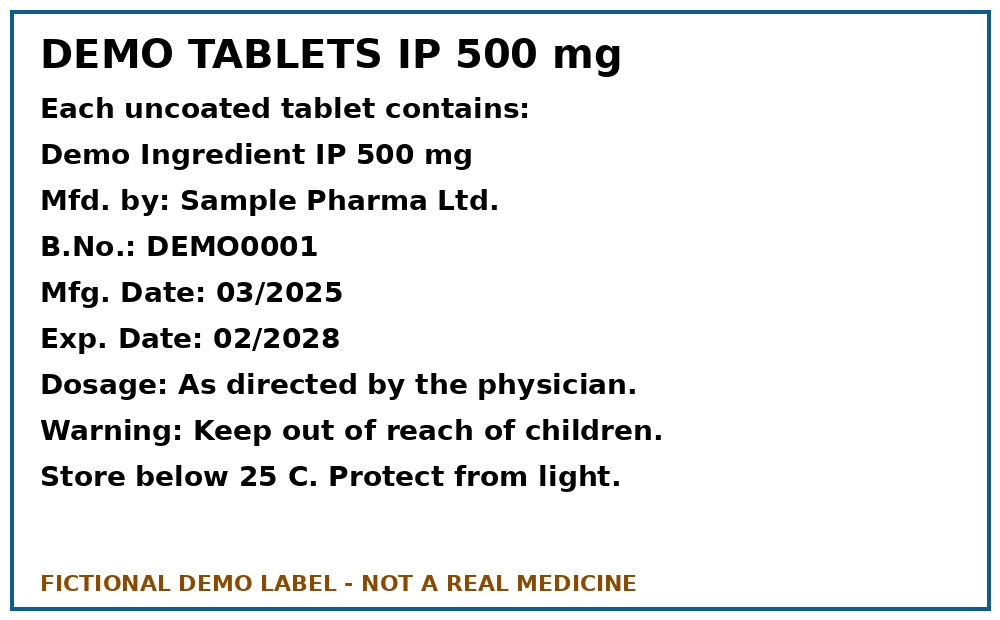
#> input picture tests/samples/sample-clear.png, 1000 x 620 px, found by its file name
$ python make_variants.py out.png
#> lines starting #> are read from the running program, lines starting #| are printed output that depends on the picture
"""Create degraded versions of the demo label and dump raw RGBA for the Node evaluator."""
import json, os, sys
import numpy as np
from PIL import Image, ImageFilter
out = sys.argv[1]; os.makedirs(out, exist_ok=True)
src = Image.open('tests/samples/sample-clear.png').convert('RGB')
#> src is the input picture: PIL image 1000x620 RGB; mean R, G, B 232.5, 233.6, 234.1
rng = np.random.default_rng(42)  # fixed seed -> reproducible

def arr(im): return np.asarray(im).astype(np.float32)
def img(a): return Image.fromarray(np.clip(a, 0, 255).astype(np.uint8))
def lowcontrast(im): return img(110 + arr(im) * (60 / 255))
def shaded(im):
    a = arr(im); w = a.shape[1]; g = np.linspace(1.0, 0.30, w)[None, :, None]; return img(a * g)
def noisy(im): return img(arr(im) + rng.normal(0, 45, arr(im).shape))
def blur(im): return im.filter(ImageFilter.GaussianBlur(2.2))
def small(im): return im.resize((int(im.width * .4), int(im.height * .4)), Image.BILINEAR)
def noisy_mild(im): return img(arr(im) + rng.normal(0, 22, arr(im).shape))
def shaded_hard(im):
    a = arr(im); g = np.linspace(1.0, 0.12, a.shape[1])[None, :, None]; return img(a * g)
def small25(im): return im.resize((int(im.width * .25), int(im.height * .25)), Image.BILINEAR)
def small30_blur(im): return blur(im.resize((int(im.width * .3), int(im.height * .3)), Image.BILINEAR)).filter(ImageFilter.GaussianBlur(0.6))
def combo(im):  # readable-but-hard: half size, soft blur, uneven light, mild noise (grey, not colour speckle)
    a = arr(small(im).filter(ImageFilter.GaussianBlur(0.8)).resize((500, 310), Image.BILINEAR))
    a = a * np.linspace(1.0, 0.45, a.shape[1])[None, :, None]
    n = rng.normal(0, 18, a.shape[:2])[:, :, None]
    return img(a * 0.75 + 40 + n)
V = {'clean': lambda im: im, 'lowcontrast': lowcontrast, 'shaded': shaded, 'noisy': noisy, 'blur': blur, 'small': small, 'small25': small25, 'small30_blur': small30_blur, 'shaded_hard': shaded_hard, 'noisy_mild': noisy_mild, 'combo': combo}
for name, f in V.items():
    im = f(src).convert('RGBA'); w, h = im.size
    open(f'{out}/{name}.rgba', 'wb').write(im.tobytes())
    json.dump({'w': w, 'h': h}, open(f'{out}/{name}.json', 'w'))
#> this loop made 11 passes
#> pass 2, `im = f(src).convert('RGBA')`:
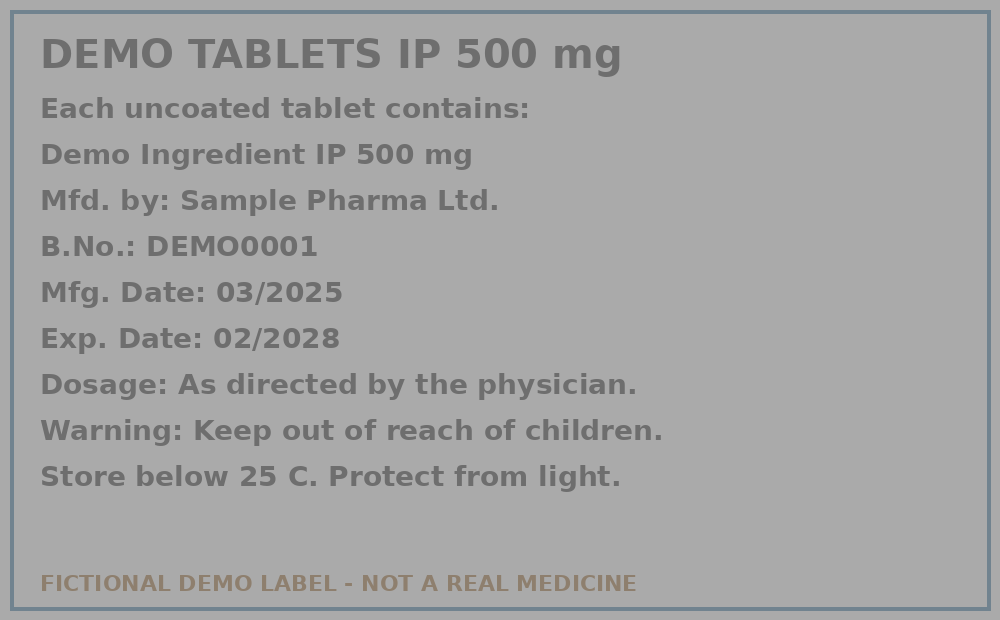
#> im: PIL image 1000x620 RGBA; mean R, G, B, A 164.7, 164.9, 165.1, 255
#> pass 3, `im = f(src).convert('RGBA')`:
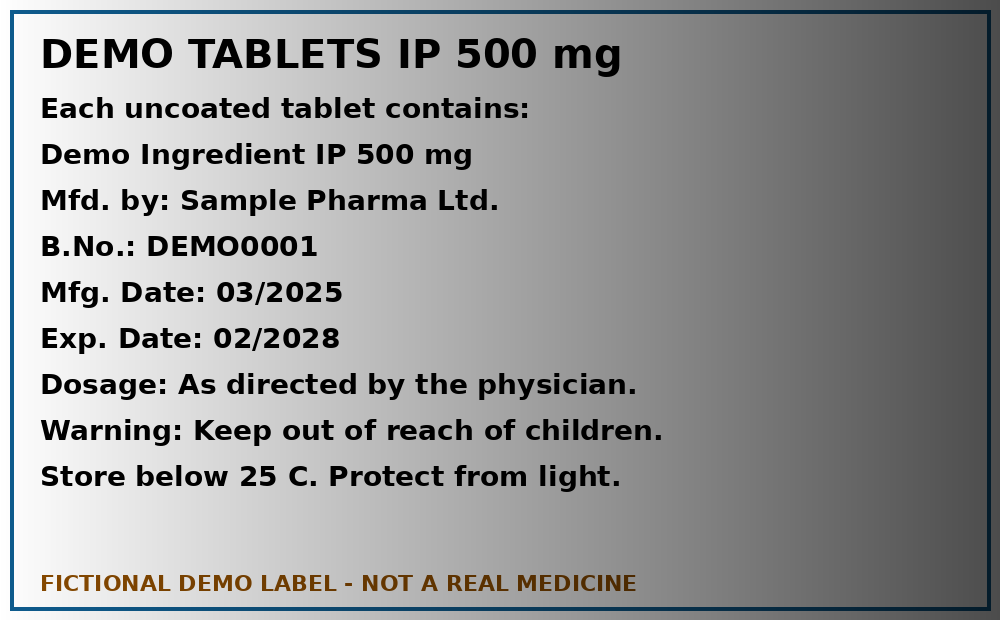
#> im: PIL image 1000x620 RGBA; mean R, G, B, A 148, 148.7, 149, 255
#> after the loop:
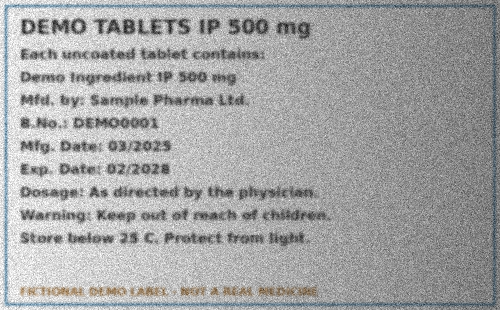
#> im: PIL image 500x310 RGBA; mean R, G, B, A 164.3, 164.9, 165.1, 255
print(' '.join(V))

$ run again, with tests/samples/sample-no-expiry.png copied over tests/samples/sample-clear.png
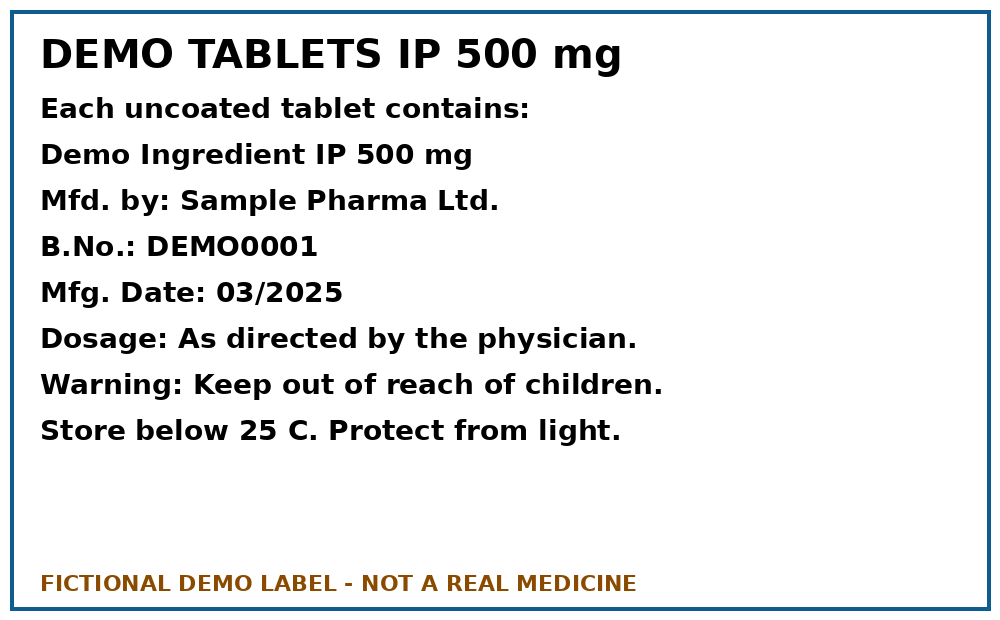
#> input picture tests/samples/sample-no-expiry.png, 1000 x 620 px, found by its file name
#> src is the input picture: PIL image 1000x620 RGB; mean R, G, B 233.5, 234.7, 235.2
#> the loop `for name, f in V.items():` made 11 passes
#> pass 3, `im = f(src).convert('RGBA')`:
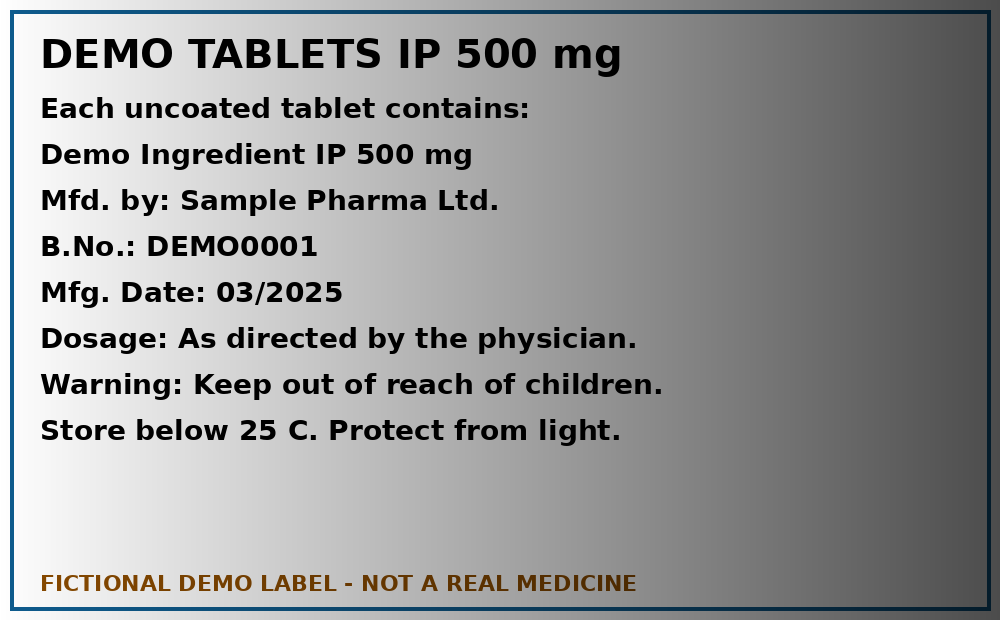
#> im: PIL image 1000x620 RGBA; mean R, G, B, A 148.9, 149.6, 149.9, 255
#> after the loop `for name, f in V.items():`:
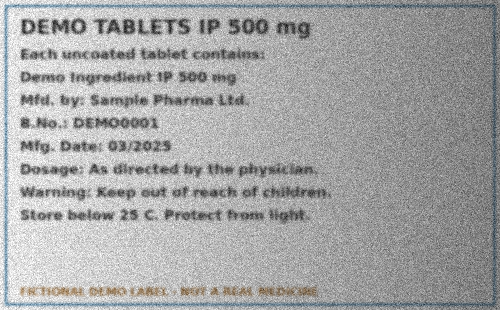
#> im: PIL image 500x310 RGBA; mean R, G, B, A 165, 165.6, 165.8, 255
